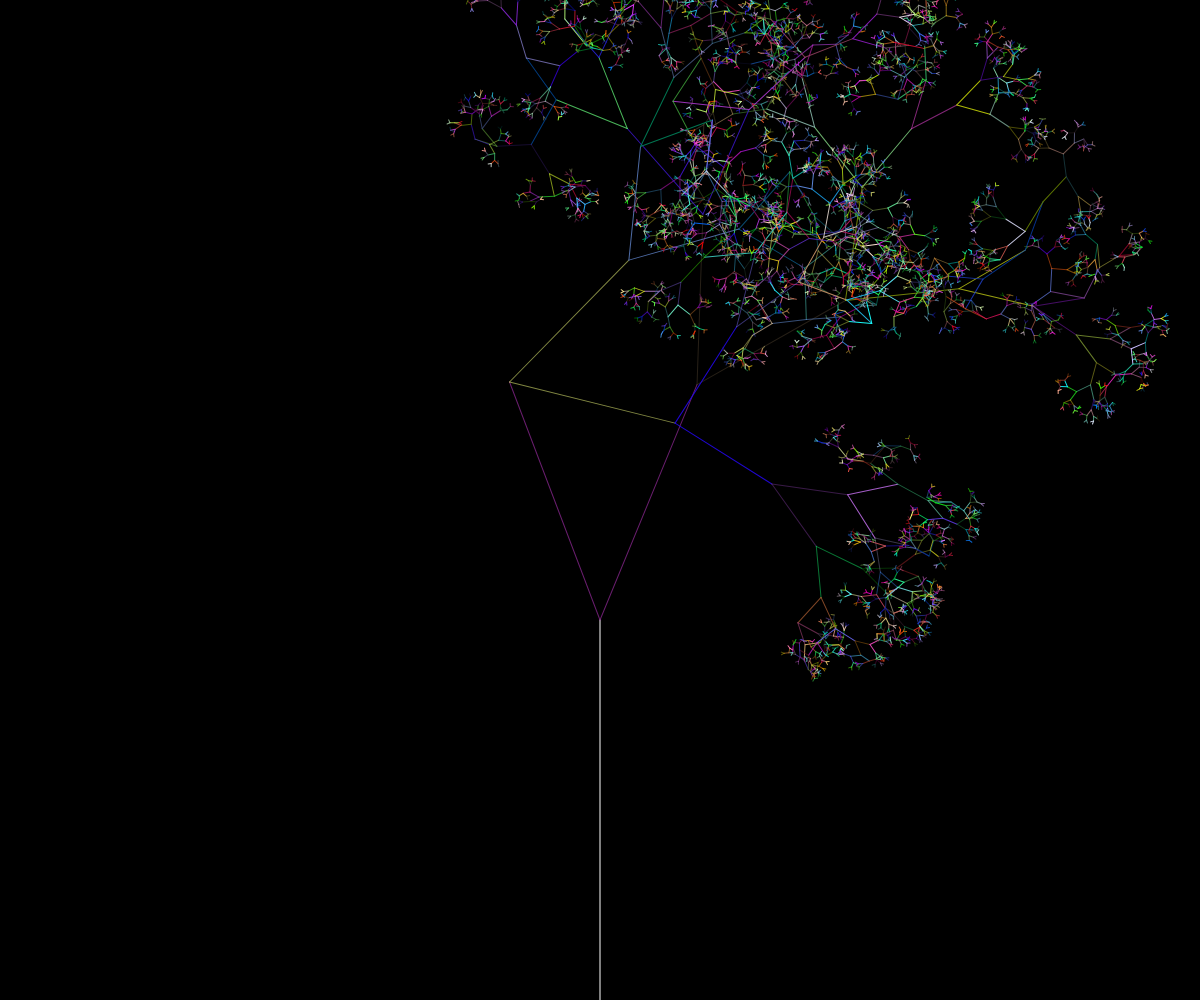
Frame 1 (no input)
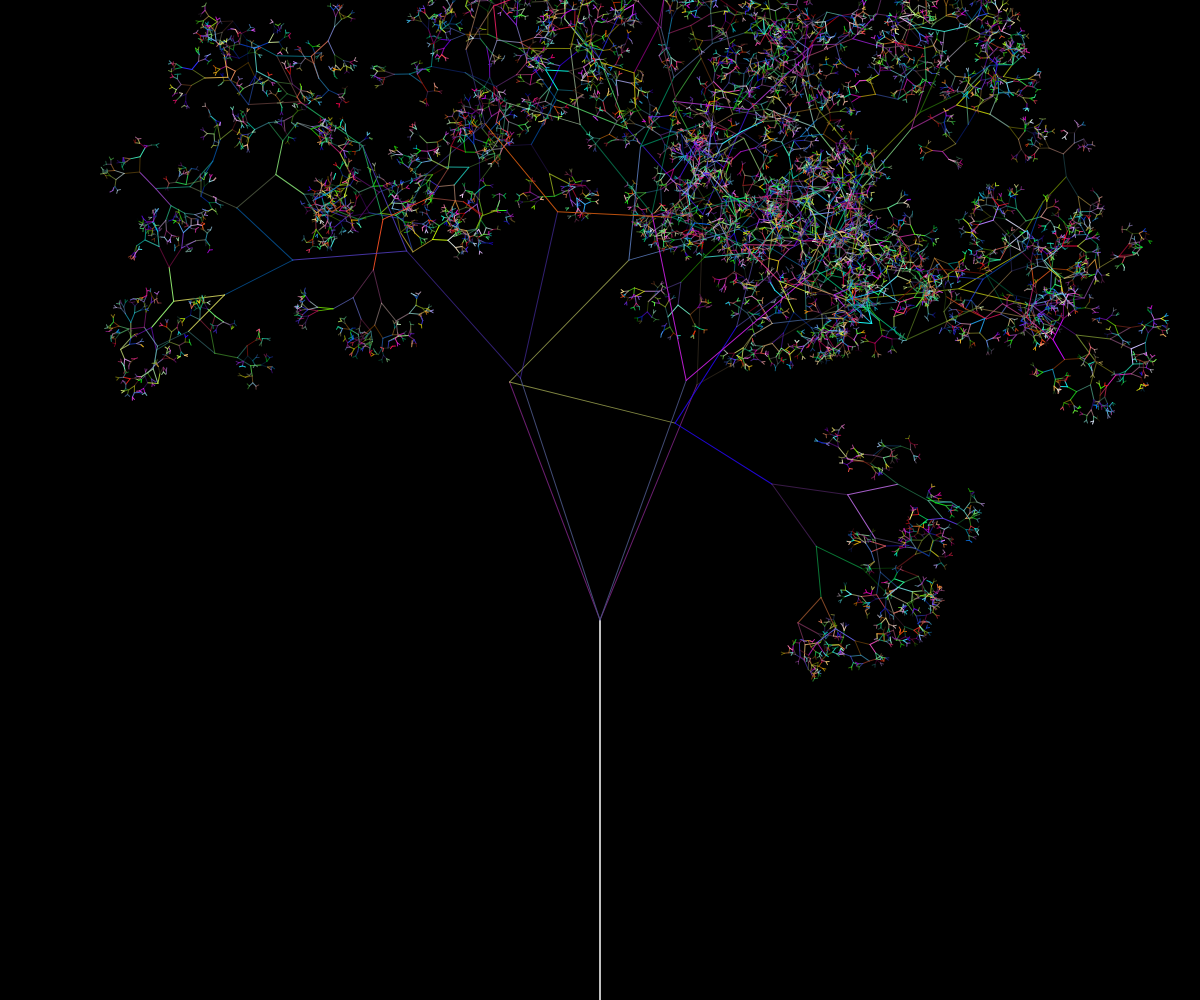
Frame 2 (the mouse pressed at the canvas centre, redrawn once)

The p5.js sketch that drew these frames (run headless with seeded random() and noise() and a simulated clock; the mouse was pressed at the canvas centre and the sketch redrawn once):

// p5.js sketch
// ── sketch.js
let index = 1;
let radius = 40;
let angle;

function setup() {
	createCanvas(windowWidth, windowHeight);
	background(000);
}

function draw() {
	// const len = 100;
	stroke(255);
	translate(windowWidth/2, height);
	drawBranch(380);
	noLoop();
}

const drawBranch = len => {
	line(0, 0, 0, -len);
	// fill(random(255));
	// ellipse(0, 0, len);
	translate(0, -len);
	if (len > 4) {
		stroke(random(255),random(255),random(255), random(90,255));
		push();
		rotate(PI/random(10));
		drawBranch(len * 0.67);
		pop();
		push();
		rotate(-PI/random(10));
		drawBranch(len * 0.67);
		pop();
	}
};
